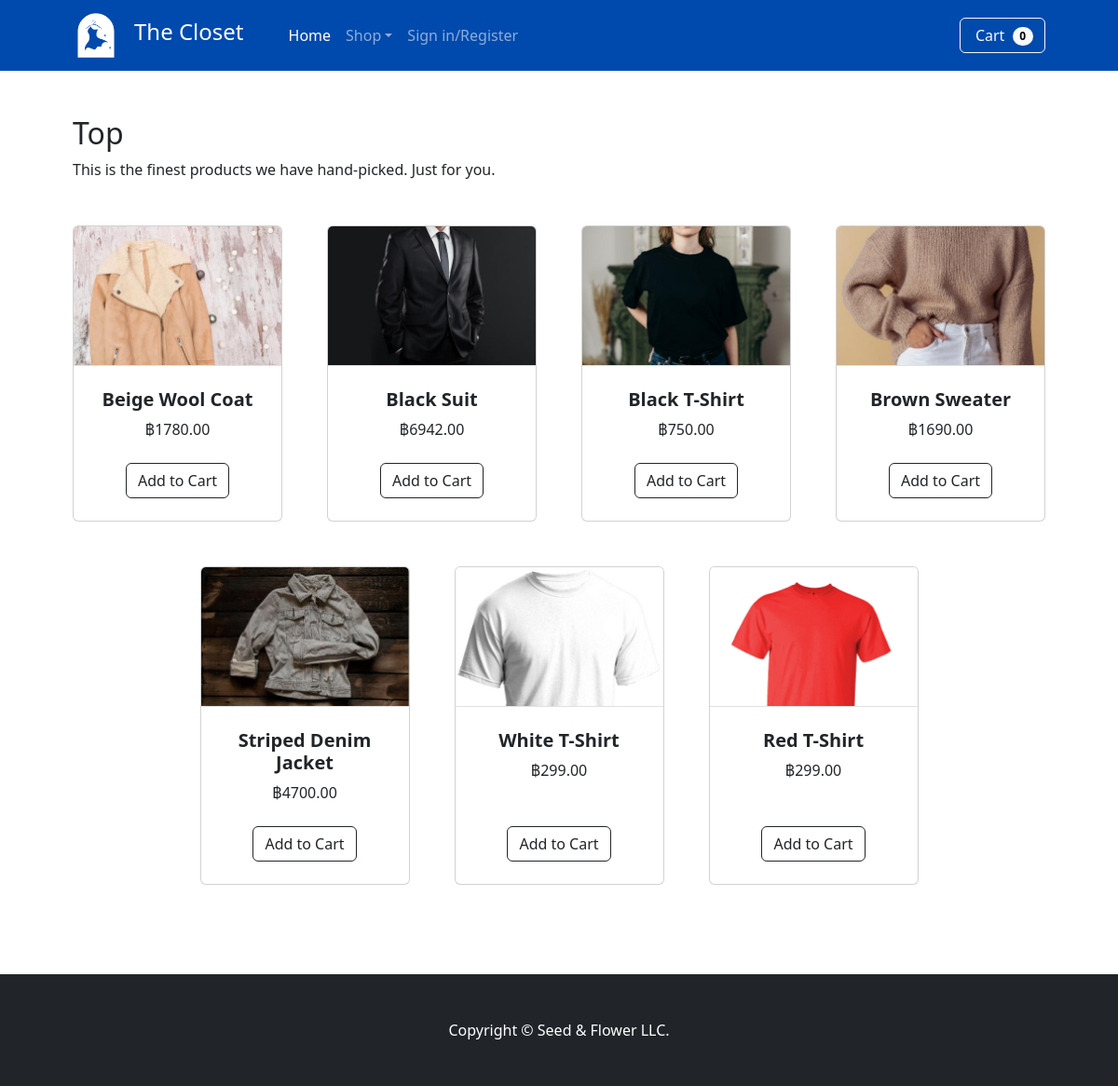
The page /top.php on the database its author committed.
### tables this page shows
CREATE TABLE `product` (
  `pID` int(3) NOT NULL,
  `pname` varchar(25) NOT NULL,
  `pimagedir` varchar(350) NOT NULL,
  `price` decimal(10,2) NOT NULL,
  `ptype` char(1) DEFAULT NULL,
  `isFeature` tinyint(1) NOT NULL
);

### top.php (the view, shortened to what this page needs)
<!doctype html>
<html lang="en">
  <head>
    <link href="https://cdn.jsdelivr.net/npm/bootstrap@5.2.2/dist/css/bootstrap.min.css" rel="stylesheet">
   </head>
  <body>
    <?php include "func/navbar.php"; ?>
    <section class="mb-5">
      <div class="container px-4 px-lg-5 mt-5">
        <h2>Top</h2>
        <p class="mb-5">This is the finest products we have hand-picked. Just for you.</p>
          <div class="row gx-4 gx-lg-5 row-cols-2 row-cols-md-3 row-cols-xl-4 justify-content-center">
          <?php
            $q = "SELECT * FROM product WHERE ptype=\"a\"";
            $result=$mysqli->query($q);
            while($row=$result->fetch_array()){?>
                <div class="col mb-5">
                    <div class="card h-100">
                        <img class="card-img-top border-bottom" src="<?php echo $row['pimagedir'] ?>" alt="..." />
                        <div class="card-body bg-mute p-4">
                            <div class="text-center">
                                <h5 class="fw-bolder"><?php echo $row['pname'] ?></h5>
                                ฿<?php echo $row['price'] ?>
                            </div>
                        </div>
                        <div class="card-footer p-4 pt-0 border-top-0 bg-transparent">
                            <div class="text-center">
                                <form action="func/addtocart.php" method="post">
                                    <div type="submit" class="text-center">
                                        <input type="submit" name="add_to_cart" style="margin-top:5px;" class="btn btn-outline-dark mt-auto" value="Add to Cart" />
                                    </div>
                                </form>
                            </div>
                        </div>
                    </div>
                </div>
            <?php }?>
          </div>
      </div>
  </section>
  </body>
</html>

### rows shown on the page
product: pimagedir (picture), pname "Beige Wool Coat", price "1780.00"
product: pimagedir (picture), pname "Black Suit", price "6942.00"
product: pimagedir (picture), pname "Black T-Shirt", price "750.00"
product: pimagedir (picture), pname "Brown Sweater", price "1690.00"
product: pimagedir (picture), pname "Striped Denim Jacket", price "4700.00"
product: pimagedir (picture), pname "White T-Shirt", price "299.00"
product: pimagedir (picture), pname "Red T-Shirt", price "299.00"

### other values the page prints
$count "0"
